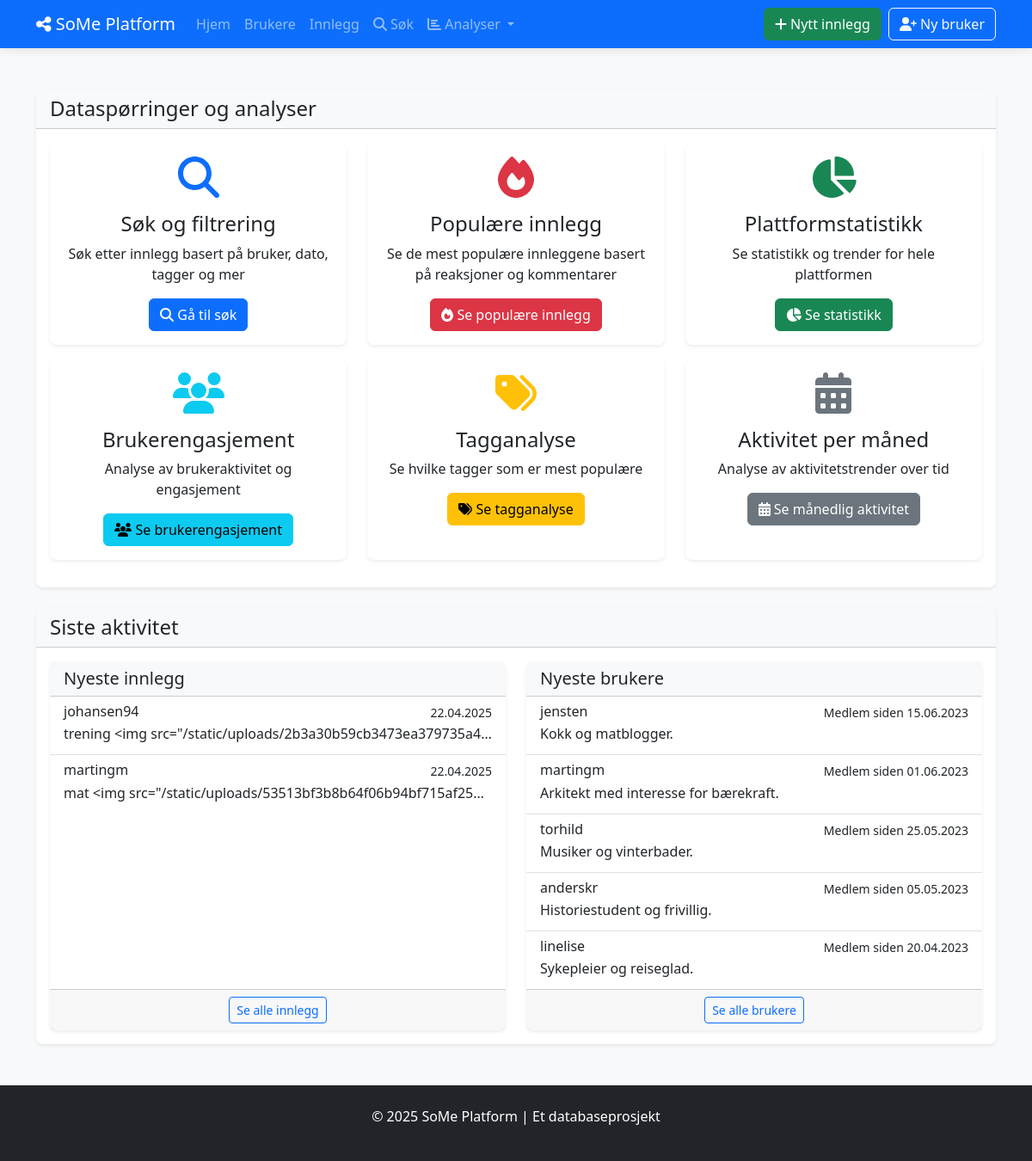
Before: / with the older database file.
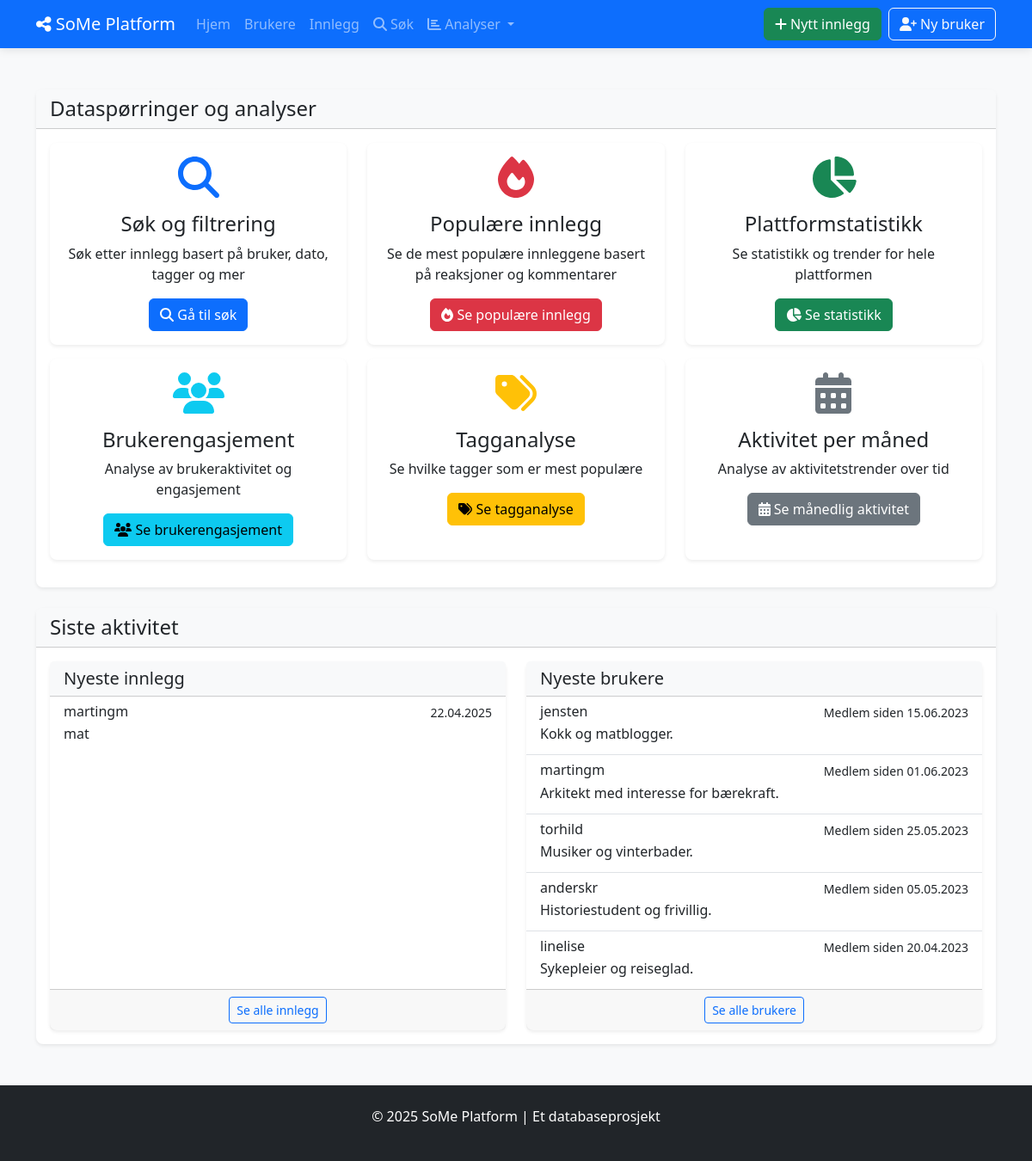
After: the same page with the newer database file.
### tables this page shows
CREATE TABLE INNLEGG (
            innlegg_id INTEGER PRIMARY KEY AUTOINCREMENT,
            innhold TEXT NOT NULL,
            opprettet_dato DATETIME NOT NULL DEFAULT CURRENT_TIMESTAMP,
            oppdatert_dato DATETIME DEFAULT CURRENT_TIMESTAMP,
            synlighet TEXT NOT NULL DEFAULT 'offentlig',
            bruker_id INTEGER NOT NULL,
            FOREIGN KEY (bruker_id) REFERENCES BRUKERE(bruker_id) ON DELETE CASCADE
        );

CREATE TABLE BRUKERE (
            bruker_id INTEGER PRIMARY KEY AUTOINCREMENT,
            brukernavn TEXT NOT NULL UNIQUE,
            epost TEXT NOT NULL UNIQUE,
            passord_hash TEXT NOT NULL,
            profilbilde TEXT,
            bio TEXT,
            registrerings_dato DATE NOT NULL DEFAULT CURRENT_DATE,
            fødselsdato DATE,
            status TEXT DEFAULT 'aktiv'
        );

### social_media_app/app.py (the view)
@app.route('/')
def index():
    with Database() as db:
        newest_posts = db.fetchall("""
            SELECT i.*, b.brukernavn
            FROM INNLEGG i
            JOIN BRUKERE b ON i.bruker_id = b.bruker_id
            ORDER BY i.opprettet_dato DESC LIMIT 5
        """)
        newest_posts = [format_date_fields(post, ['opprettet_dato', 'oppdatert_dato']) for post in newest_posts]
        newest_users = db.fetchall("""
            SELECT * FROM BRUKERE
            ORDER BY registrerings_dato DESC LIMIT 5
        """)
        newest_users = [format_date_fields(user, ['registrerings_dato', 'fødselsdato']) for user in newest_users]
    return render_template('index.html', newest_posts=newest_posts, newest_users=newest_users)

### social_media_app/app.py (called while the page is built)
def format_date_fields(item, date_fields=None):
    if not item:
        return None
    if not isinstance(item, dict):
        item = dict(item)
    if date_fields:
        for field in date_fields:
            if field in item and item[field]:
                try:
                    if 'T' in item[field]:  # ISO format
                        item[field] = datetime.fromisoformat(item[field].replace('Z', '+00:00'))
                    else:  # SQLite default format
                        item[field] = datetime.strptime(item[field], '%Y-%m-%d %H:%M:%S')
                except (ValueError, TypeError):
                    try:
                        item[field] = datetime.strptime(item[field], '%Y-%m-%d')
                    except (ValueError, TypeError):
                        pass  # Keep original if parsing fails
    return item

### social_media_app/db_config.py (called while the page is built)
    def __enter__(self):
        return self

    def __exit__(self, exc_type, exc_val, exc_tb):
        self.cursor.close()
        if self.conn:
            self.conn.close()

    def fetchall(self, sql, params=None):
        self.cursor.execute(sql, params or ())
        return self.cursor.fetchall()

### social_media_app/templates/index.html (shortened to what the changed rows need)
{% extends "base.html" %}
{% block content %}
<div class="row justify-content-center mt-4">
    <div class="col-md-12">
        <div class="card shadow-sm">
            <div class="card-header bg-light">
                <h2 class="h4 mb-0">Dataspørringer og analyser</h2>
            </div>
        </div>
    </div>
</div>
<div class="row mt-4">
    <div class="col-md-12">
        <div class="card shadow-sm">
            <div class="card-header bg-light">
                <h2 class="h4 mb-0">Siste aktivitet</h2>
            </div>
            <div class="card-body">
                <div class="row">
                    <div class="col-md-6">
                        <div class="card border-0 shadow-sm h-100">
                            <div class="card-body p-0">
                                <div class="list-group list-group-flush">
                                    {% for post in newest_posts %}
                                    <a href="{{ url_for('view_post', post_id=post.innlegg_id) }}" class="list-group-item list-group-item-action">
                                        <div class="d-flex w-100 justify-content-between">
                                            <h6 class="mb-1">{{ post.brukernavn }}</h6>
                                            <small>{{ post.opprettet_dato.strftime('%d.%m.%Y') }}</small>
                                        </div>
                                        <p class="mb-1 text-truncate">{{ post.innhold }}</p>
                                    </a>
                                    {% else %}
                                    <div class="list-group-item text-center text-muted">
                                        Ingen innlegg funnet
                                    </div>
                                    {% endfor %}
                                </div>
                            </div>
                        </div>
                    </div>
                    <div class="col-md-6">
                        <div class="card border-0 shadow-sm h-100">
                            <div class="card-body p-0">
                                <div class="list-group list-group-flush">
                                    {% for user in newest_users %}
                                    <a href="{{ url_for('view_user', user_id=user.bruker_id) }}" class="list-group-item list-group-item-action">
                                        <div class="d-flex w-100 justify-content-between">
                                            <h6 class="mb-1">{{ user.brukernavn }}</h6>
                                            <small>Medlem siden {{ user.registrerings_dato.strftime('%d.%m.%Y') }}</small>
                                        </div>
                                        <p class="mb-1 text-truncate">{{ user.bio }}</p>
                                    </a>
                                    {% else %}
                                    <div class="list-group-item text-center text-muted">
                                        Ingen brukere funnet
                                    </div>
                                    {% endfor %}
                                </div>
                            </div>
                        </div>
                    </div>
                </div>
            </div>
        </div>
    </div>
</div>
{% endblock %}

Changed rows visible on the page:
removed INNLEGG: brukernavn "johansen94", opprettet_dato "22.04.2025", innhold "trening <img src=\"/static/uploads/2b3a30b59cb3473ea379735a4…"
changed INNLEGG "martingm": innhold "mat <img src=\"/static/uploads/53513bf3b8b64f06b94bf715af25…" → "mat"
